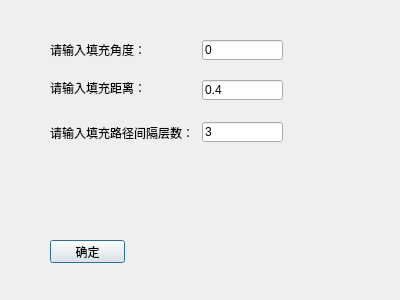
<?xml version="1.0" encoding="UTF-8"?>
<ui version="4.0">
 <class>skinCoreDialog</class>
 <widget class="QDialog" name="skinCoreDialog">
  <property name="geometry">
   <rect>
    <x>0</x>
    <y>0</y>
    <width>400</width>
    <height>300</height>
   </rect>
  </property>
  <property name="windowTitle">
   <string>Dialog</string>
  </property>
  <widget class="QLabel" name="label_degree">
   <property name="geometry">
    <rect>
     <x>50</x>
     <y>40</y>
     <width>101</width>
     <height>20</height>
    </rect>
   </property>
   <property name="text">
    <string>请输入填充角度：</string>
   </property>
  </widget>
  <widget class="QLabel" name="label_infillSpace">
   <property name="geometry">
    <rect>
     <x>50</x>
     <y>80</y>
     <width>101</width>
     <height>16</height>
    </rect>
   </property>
   <property name="text">
    <string>请输入填充距离：</string>
   </property>
  </widget>
  <widget class="QLabel" name="label_intervalLayer">
   <property name="geometry">
    <rect>
     <x>50</x>
     <y>125</y>
     <width>151</width>
     <height>16</height>
    </rect>
   </property>
   <property name="text">
    <string>请输入填充路径间隔层数：</string>
   </property>
  </widget>
  <widget class="QLineEdit" name="lineEdit_degree">
   <property name="geometry">
    <rect>
     <x>202</x>
     <y>40</y>
     <width>81</width>
     <height>20</height>
    </rect>
   </property>
   <property name="text">
    <string>0</string>
   </property>
  </widget>
  <widget class="QLineEdit" name="lineEdit_infillSpace">
   <property name="geometry">
    <rect>
     <x>202</x>
     <y>80</y>
     <width>81</width>
     <height>20</height>
    </rect>
   </property>
   <property name="text">
    <string>0.4</string>
   </property>
  </widget>
  <widget class="QLineEdit" name="lineEdit_intervalLayer">
   <property name="geometry">
    <rect>
     <x>202</x>
     <y>122</y>
     <width>81</width>
     <height>20</height>
    </rect>
   </property>
   <property name="text">
    <string>3</string>
   </property>
  </widget>
  <widget class="QPushButton" name="pushButton_confirm">
   <property name="geometry">
    <rect>
     <x>50</x>
     <y>240</y>
     <width>75</width>
     <height>23</height>
    </rect>
   </property>
   <property name="text">
    <string>确定</string>
   </property>
  </widget>
 </widget>
 <resources/>
 <connections/>
</ui>
